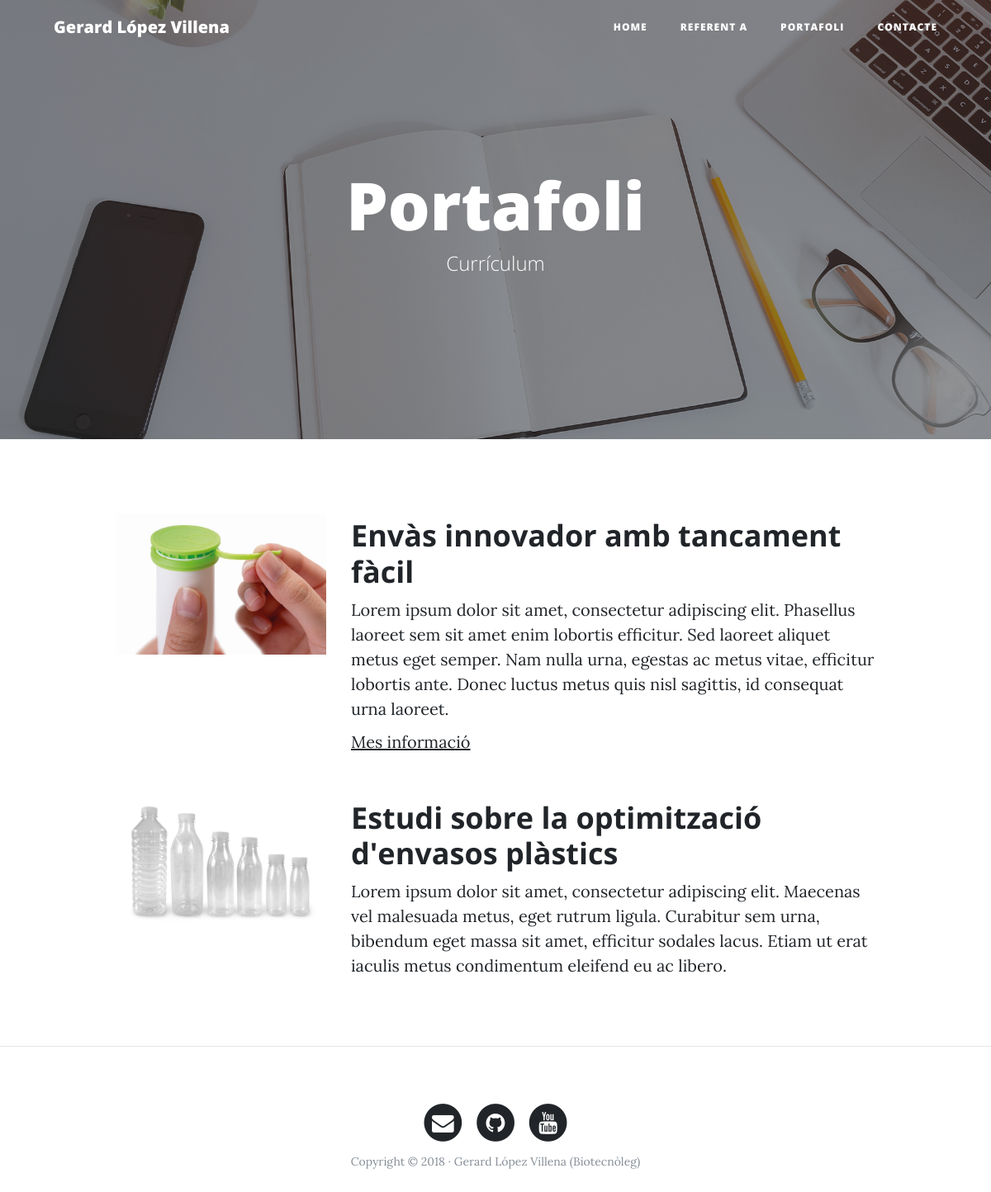
The page /portfolio/ on the database its author committed.
### portfolio/models.py (models this page shows, shortened)
class Project(models.Model):
    title=models.CharField(max_length=200,verbose_name="Títol")
    description=models.TextField(verbose_name="Descripció")
    image=models.ImageField(verbose_name="Imatge",upload_to="projects")
    link=models.URLField(verbose_name="Direcció Web",null=True,blank=True)
    created=models.DateTimeField(auto_now_add=True,verbose_name="Data de Creació") #al atribut es guarda la data de creacio del objecte de manera automatica
    updated=models.DateTimeField(auto_now=True,verbose_name="Data d'Edició") #al atribut es guarda la data de la ultima modificacio del object
    class Meta:
        verbose_name="projecte"
        verbose_name_plural="projectes" #si no especifiquem aquesta variable, per defecte afegeix una S al nom definit (per defecte o al verbose_name)
        ordering=["-created"] # posem un guio - per indicar que el ordre ha de ser a la inversa, en aquest cas no volem que sigui del registre mes antic al mes nou sino al contrari, del mes nou al mes antic

### portfolio/views.py (the view)
# urls.py: path('portfolio/', portfolio_views.portfolio, name='portfolio'),
def portfolio(request):
    projects=Project.objects.all()
    return(render(request,"portfolio/portfolio.html",{'projects':projects}))

### portfolio/templates/portfolio/portfolio.html (shortened to what this page needs)
{% extends 'core/base.html' %}
{% block background %}{% load static %}{% static 'core/img/portfolio-bg.jpg' %}{% endblock %}
{% block headers %}
<h1>Portafoli</h1>
<span class="subheading">Currículum</span>
{% endblock %}
{% block content %}
    {% for project in projects %}
        <div class="row project">
            <div class="col-lg-3 col-md-4 offset-lg-1">
                <img class="img-fluid" src="{{project.image.url}}" alt="">
            </div>
            <div class="col-lg-7 col-md-8">
                <h2 class="section-heading title">{{project.title}}</h2>
                <p>{{project.description}}</p>
                {% if project.link %}
                    <p><a href="{{project.link}}">Mes informació</a></p>
                {% endif %}
            </div>
        </div>
    {% endfor %}
{% endblock %}

### rows shown on the page
Project: image (picture), title "Envàs innovador amb tancament fàcil", description "Lorem ipsum dolor sit amet, consectetur adipiscing elit. Phasellus laoreet sem sit amet enim lobortis efficitur. Sed laoreet aliquet metus eget semper. Nam nulla urna, egestas ac metus vitae, efficitur lobortis ante. Donec luctus metus quis nisl sagittis, id consequat urna laoreet."
Project: image (picture), title "Estudi sobre la optimització d'envasos plàstics", description "Lorem ipsum dolor sit amet, consectetur adipiscing elit. Maecenas vel malesuada metus, eget rutrum ligula. Curabitur sem urna, bibendum eget massa sit amet, efficitur sodales lacus. Etiam ut erat iaculis metus condimentum eleifend eu ac libero."
